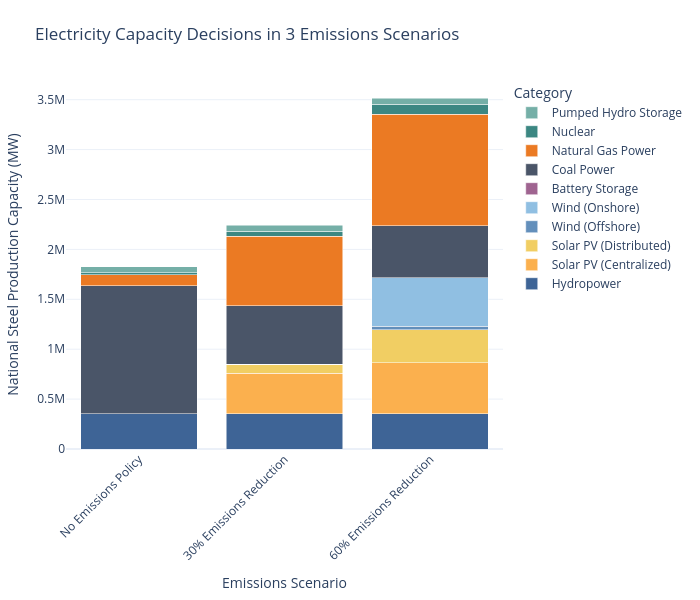

Source (notebook cell):
### Code cell
plot_stacked_bar(
    consolidate_capacity(elec_df).T,
    scenario_map=scenario_map,
    name_map=tech_name_map,
    color_map=custom_color_map,
    title_name = "Electricity Capacity Decisions in 3 Emissions Scenarios",
    xaxis_name="Emissions Scenario",
    yaxis_name="National Steel Production Capacity (MW)",
    width=700
)

### Figure 1 — Plotly figure (JSON) as saved in the notebook; plotly's stock layout.template omitted (floating-point values rounded to 4 significant figures)
{"data": [{"hovertemplate": "Category=Hydropower<br>Emissions Scenario=%{x}<br>National Steel Production Capacity (MW)=%{y}<extra></extra>", "legendgroup": "Hydropower", "marker": {"color": "#3e6496", "pattern": {"shape": ""}}, "name": "Hydropower", "orientation": "v", "showlegend": true, "textposition": "auto", "type": "bar", "x": ["No Emissions Policy", "30% Emissions Reduction", "60% Emissions Reduction"], "xaxis": "x", "y": [354200.0, 354200.0, 354200.0], "yaxis": "y"}, {"hovertemplate": "Category=Solar PV (Centralized)<br>Emissions Scenario=%{x}<br>National Steel Production Capacity (MW)=%{y}<extra></extra>", "legendgroup": "Solar PV (Centralized)", "marker": {"color": "#fbb04e", "pattern": {"shape": ""}}, "name": "Solar PV (Centralized)", "orientation": "v", "showlegend": true, "textposition": "auto", "type": "bar", "x": ["No Emissions Policy", "30% Emissions Reduction", "60% Emissions Reduction"], "xaxis": "x", "y": [22.63, 404200.0, 510900.0], "yaxis": "y"}, {"hovertemplate": "Category=Solar PV (Distributed)<br>Emissions Scenario=%{x}<br>National Steel Production Capacity (MW)=%{y}<extra></extra>", "legendgroup": "Solar PV (Distributed)", "marker": {"color": "#f1ce63", "pattern": {"shape": ""}}, "name": "Solar PV (Distributed)", "orientation": "v", "showlegend": true, "textposition": "auto", "type": "bar", "x": ["No Emissions Policy", "30% Emissions Reduction", "60% Emissions Reduction"], "xaxis": "x", "y": [13.4, 91480.0, 328600.0], "yaxis": "y"}, {"hovertemplate": "Category=Wind (Offshore)<br>Emissions Scenario=%{x}<br>National Steel Production Capacity (MW)=%{y}<extra></extra>", "legendgroup": "Wind (Offshore)", "marker": {"color": "#638fbb", "pattern": {"shape": ""}}, "name": "Wind (Offshore)", "orientation": "v", "showlegend": true, "textposition": "auto", "type": "bar", "x": ["No Emissions Policy", "30% Emissions Reduction", "60% Emissions Reduction"], "xaxis": "x", "y": [1.753, 4.924, 37690.0], "yaxis": "y"}, {"hovertemplate": "Category=Wind (Onshore)<br>Emissions Scenario=%{x}<br>National Steel Production Capacity (MW)=%{y}<extra></extra>", "legendgroup": "Wind (Onshore)", "marker": {"color": "#90bfe2", "pattern": {"shape": ""}}, "name": "Wind (Onshore)", "orientation": "v", "showlegend": true, "textposition": "auto", "type": "bar", "x": ["No Emissions Policy", "30% Emissions Reduction", "60% Emissions Reduction"], "xaxis": "x", "y": [14.48, 111.9, 483000.0], "yaxis": "y"}, {"hovertemplate": "Category=Battery Storage<br>Emissions Scenario=%{x}<br>National Steel Production Capacity (MW)=%{y}<extra></extra>", "legendgroup": "Battery Storage", "marker": {"color": "#9f6490", "pattern": {"shape": ""}}, "name": "Battery Storage", "orientation": "v", "showlegend": true, "textposition": "auto", "type": "bar", "x": ["No Emissions Policy", "30% Emissions Reduction", "60% Emissions Reduction"], "xaxis": "x", "y": [58.72, 63.74, 228.7], "yaxis": "y"}, {"hovertemplate": "Category=Coal Power<br>Emissions Scenario=%{x}<br>National Steel Production Capacity (MW)=%{y}<extra></extra>", "legendgroup": "Coal Power", "marker": {"color": "#4a5568", "pattern": {"shape": ""}}, "name": "Coal Power", "orientation": "v", "showlegend": true, "textposition": "auto", "type": "bar", "x": ["No Emissions Policy", "30% Emissions Reduction", "60% Emissions Reduction"], "xaxis": "x", "y": [1282000.0, 587700.0, 524500.0], "yaxis": "y"}, {"hovertemplate": "Category=Natural Gas Power<br>Emissions Scenario=%{x}<br>National Steel Production Capacity (MW)=%{y}<extra></extra>", "legendgroup": "Natural Gas Power", "marker": {"color": "#eb7a23", "pattern": {"shape": ""}}, "name": "Natural Gas Power", "orientation": "v", "showlegend": true, "textposition": "auto", "type": "bar", "x": ["No Emissions Policy", "30% Emissions Reduction", "60% Emissions Reduction"], "xaxis": "x", "y": [111200.0, 692100.0, 1113000.0], "yaxis": "y"}, {"hovertemplate": "Category=Nuclear<br>Emissions Scenario=%{x}<br>National Steel Production Capacity (MW)=%{y}<extra></extra>", "legendgroup": "Nuclear", "marker": {"color": "#3c8782", "pattern": {"shape": ""}}, "name": "Nuclear", "orientation": "v", "showlegend": true, "textposition": "auto", "type": "bar", "x": ["No Emissions Policy", "30% Emissions Reduction", "60% Emissions Reduction"], "xaxis": "x", "y": [19980.0, 49940.0, 100000.0], "yaxis": "y"}, {"hovertemplate": "Category=Pumped Hydro Storage<br>Emissions Scenario=%{x}<br>National Steel Production Capacity (MW)=%{y}<extra></extra>", "legendgroup": "Pumped Hydro Storage", "marker": {"color": "#75afa7", "pattern": {"shape": ""}}, "name": "Pumped Hydro Storage", "orientation": "v", "showlegend": true, "textposition": "auto", "type": "bar", "x": ["No Emissions Policy", "30% Emissions Reduction", "60% Emissions Reduction"], "xaxis": "x", "y": [60460.0, 60460.0, 60460.0], "yaxis": "y"}], "layout": {"barmode": "stack", "height": 600, "legend": {"title": {"text": "Category"}, "tracegroupgap": 0, "traceorder": "reversed"}, "margin": {"b": 80, "l": 60, "r": 60, "t": 80}, "title": {"text": "Electricity Capacity Decisions in 3 Emissions Scenarios"}, "width": 700, "xaxis": {"anchor": "y", "domain": [0, 1], "tickangle": -45, "title": {"text": "Emissions Scenario"}}, "yaxis": {"anchor": "x", "domain": [0, 1], "title": {"text": "National Steel Production Capacity (MW)"}}}}
